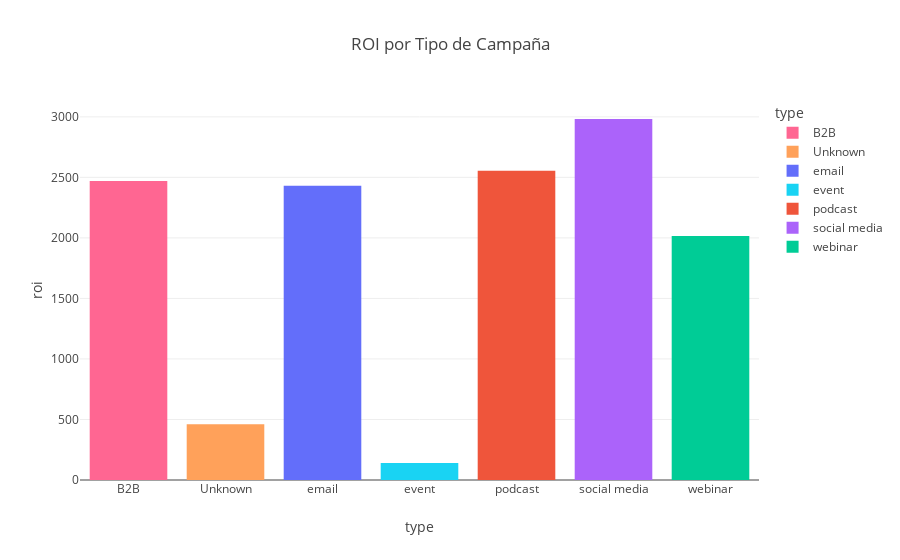

Notebook code cell kept with this figure:
### Code cell
##gráfica que muestre el roi por tipo de campaña
fig = px.bar(
    df.groupby('type')['roi'].mean().reset_index(),
    x='type',
    y='roi',
    title='ROI por Tipo de Campaña',
    color='type',
    color_discrete_map=colores_tipos
)
fig.update_layout(title_text='ROI por Tipo de Campaña', title_x=0.5)
fig.show()

### Figure 1 — Plotly figure (JSON) as saved in the notebook; plotly's stock layout.template omitted (floating-point values rounded to 4 significant figures)
{"data": [{"hovertemplate": "type=%{x}<br>roi=%{y}<extra></extra>", "legendgroup": "B2B", "marker": {"color": "#FF6692", "pattern": {"shape": ""}}, "name": "B2B", "orientation": "v", "showlegend": true, "textposition": "auto", "type": "bar", "x": ["B2B"], "xaxis": "x", "y": [2471.0], "yaxis": "y"}, {"hovertemplate": "type=%{x}<br>roi=%{y}<extra></extra>", "legendgroup": "Unknown", "marker": {"color": "#FFA15A", "pattern": {"shape": ""}}, "name": "Unknown", "orientation": "v", "showlegend": true, "textposition": "auto", "type": "bar", "x": ["Unknown"], "xaxis": "x", "y": [460.4], "yaxis": "y"}, {"hovertemplate": "type=%{x}<br>roi=%{y}<extra></extra>", "legendgroup": "email", "marker": {"color": "#636EFA", "pattern": {"shape": ""}}, "name": "email", "orientation": "v", "showlegend": true, "textposition": "auto", "type": "bar", "x": ["email"], "xaxis": "x", "y": [2430.0], "yaxis": "y"}, {"hovertemplate": "type=%{x}<br>roi=%{y}<extra></extra>", "legendgroup": "event", "marker": {"color": "#19D3F3", "pattern": {"shape": ""}}, "name": "event", "orientation": "v", "showlegend": true, "textposition": "auto", "type": "bar", "x": ["event"], "xaxis": "x", "y": [140.0], "yaxis": "y"}, {"hovertemplate": "type=%{x}<br>roi=%{y}<extra></extra>", "legendgroup": "podcast", "marker": {"color": "#EF553B", "pattern": {"shape": ""}}, "name": "podcast", "orientation": "v", "showlegend": true, "textposition": "auto", "type": "bar", "x": ["podcast"], "xaxis": "x", "y": [2554.0], "yaxis": "y"}, {"hovertemplate": "type=%{x}<br>roi=%{y}<extra></extra>", "legendgroup": "social media", "marker": {"color": "#AB63FA", "pattern": {"shape": ""}}, "name": "social media", "orientation": "v", "showlegend": true, "textposition": "auto", "type": "bar", "x": ["social media"], "xaxis": "x", "y": [2982.0], "yaxis": "y"}, {"hovertemplate": "type=%{x}<br>roi=%{y}<extra></extra>", "legendgroup": "webinar", "marker": {"color": "#00CC96", "pattern": {"shape": ""}}, "name": "webinar", "orientation": "v", "showlegend": true, "textposition": "auto", "type": "bar", "x": ["webinar"], "xaxis": "x", "y": [2016.0], "yaxis": "y"}], "layout": {"barmode": "relative", "legend": {"title": {"text": "type"}, "tracegroupgap": 0}, "title": {"text": "ROI por Tipo de Campaña", "x": 0.5}, "xaxis": {"anchor": "y", "categoryarray": ["B2B", "Unknown", "email", "event", "podcast", "social media", "webinar"], "categoryorder": "array", "domain": [0, 1], "title": {"text": "type"}}, "yaxis": {"anchor": "x", "domain": [0, 1], "title": {"text": "roi"}}}}
